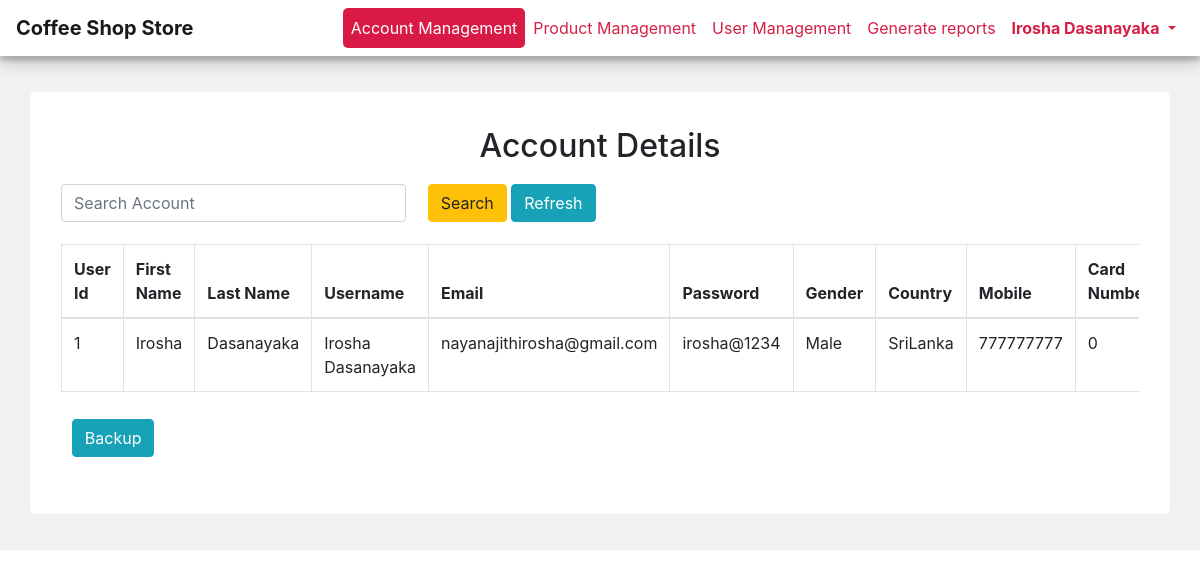
Screenshot of /admin/account/a_detail.php (signed in) with the database file from the repository.
### tables this page shows
CREATE TABLE `tbl_user` (
  `U_id` int(11) NOT NULL,
  `U_firstname` varchar(45) NOT NULL,
  `U_lastname` varchar(45) NOT NULL,
  `U_username` varchar(45) NOT NULL,
  `U_email` varchar(45) NOT NULL,
  `U_password` varchar(45) NOT NULL,
  `U_confirmpassword` varchar(45) NOT NULL,
  `U_gender` varchar(45) NOT NULL,
  `U_city` varchar(45) NOT NULL,
  `U_address` varchar(100) NOT NULL,
  `U_place` varchar(45) NOT NULL,
  `U_country` varchar(45) NOT NULL,
  `U_telephone` int(12) NOT NULL,
  `U_mobilenumber` int(12) NOT NULL,
  `U_cardtnumber` int(15) NOT NULL,
  `U_carddate` int(6) NOT NULL,
  `U_cardCVC` int(4) NOT NULL,
  `U_image` varchar(500) NOT NULL
);

### admin/account/a_detail.php (the view, shortened to what this page needs)
<?php
$sql = 'SELECT * FROM tbl_user';
$conn = mysqli_connect("localhost", "root", "", "ecorner");
$result = mysqli_query($conn, $sql);
 ?>
<!DOCTYPE html>
<html lang="en">
<head>
  <link rel="stylesheet" href="../../bootstrap/css/bootstrap.min.css">
</head>
<body>
  <nav class="navbar sticky-top navbar-expand-lg navbar-light bg-light ">
      <span class="navbar-brand mb-0 h1"><b>Coffee Shop Store</b></span>
      <div class="collapse navbar-collapse" id="navbarSupportedContent">
        <ul class="nav navbar-nav navbar-right">
          <li class="nav-item">
            <a class="nav-link active" href="a_detail.php">
              Account Management
            </a>
          </li>
          <li class="nav-item ">
            <a class="nav-link" href="../product/p_detail.php">
              Product Management
            </a>
          </li>
          <li class="nav-item">
            <a class="nav-link" href="../user/u_detail.php">
              User Management
            </a>
          </li>
            <li class="nav-item">
                <a class="nav-link" href="a_report.php">
                    Generate reports
                </a>
            </li>
          <li class="nav-item dropdown">
	          <a class="nav-link dropdown-toggle" href="#" id="navbarDropdown" role="button" data-toggle="dropdown" aria-haspopup="true" aria-expanded="false"><strong><?php echo ucfirst( $_SESSION['username']); ?></strong>
	          </a>
	      </li>
        </ul>
      </div>
  </nav>
	<div class="container-fluid">
		<div class="container">
		<form method="GET" action="a_detail.php">
			<div class="row">
				<div  class="col-12 col-sm-12 col-lg-12">
					<h2 align="center">Account Details</h2>
				</div>
				<div class="col-sm-12 col-md-4"  style="padding: 1%;">
					<input  name="txt_search" required="" type="text" class="form-control " id="txt_search" placeholder="Search Account" />
				</div>
				<div class="col-12 col-sm-12 col-md-4" style="padding: 1%;">
					<input type="submit" value="Search" class="btn btn-warning">
					<a href="a_detail.php" class="btn btn-info" role="button">Refresh</a>
				</div>
				<div class=" col-12 col-sm-12 col-md-12" style="padding: 1%;">
					<div class="table-responsive">
						<table class="table table-bordered table-hover">
						<thead>
							<tr>
								<th>User Id</th>
								<th>First Name</th>
								<th>Last Name</th>
								<th>Username</th>
								<th>Email</th>
								<th>Password</th>
								<th>Gender</th>
								<th>Country</th>
								<th>Mobile</th>
								<th>Card Number</th>
							</tr>
						</thead>
				<?php
					if(mysqli_num_rows($result) > 0)
					{
						while ($row = mysqli_fetch_assoc($result))
					{
						echo "<tr>";
						echo "<td>" . $row["U_id"] . "</td>";
						echo "<td>" . $row["U_firstname"] . "</td>";
						echo "<td>" . $row["U_lastname"] . "</td>";
						echo "<td>" . $row["U_username"] . "</td>";
						echo "<td>" . $row["U_email"] . "</td>";
						echo "<td>" . $row["U_password"] . "</td>";
						echo "<td>" . $row["U_gender"] . "</td>";
						echo "<td>" . $row["U_country"] . "</td>";
						echo "<td>" . $row["U_mobilenumber"] . "</td>";
						echo "<td>" . $row["U_cardtnumber"] . "</td>";
						echo "</tr>";
					}
					} else {
						echo "<tr><td></td><td></td><td></td></tr>";
					}
				?>
					</table>
	                <div class="col-12 col-sm-12 col-md-4" style="padding: 1%;">
					<a href="../database.php" class="btn btn-info" role="button">Backup</a>
				    </div>
				</div>
			</div>
			</div>
	</div>
  </body>
</html>

### admin/account/a_detail.php (style rules this page uses)
.container-fluid { padding-top: 3%; padding-bottom: 3%; background-color: #f2f2f2; }
.container { background-color: #fff; padding: 3%; border-radius: 5px; }
.navbar { box-shadow: 0 5px 5px 0 rgba(0, 0, 0, 0.2), 0 6px 20px 0 rgba(0, 0, 0, 0.19); }

### rows the page displays
tbl_user: U_id "1", U_firstname "Irosha", U_lastname "Dasanayaka", U_username "Irosha Dasanayaka", U_email "nayanajithirosha@gmail.com", U_password "irosha@1234", U_gender "Male", U_country "SriLanka", U_mobilenumber "777777777", U_cardtnumber "0"

### other values shown
$_SESSION['username'] "Irosha Dasanayaka"
